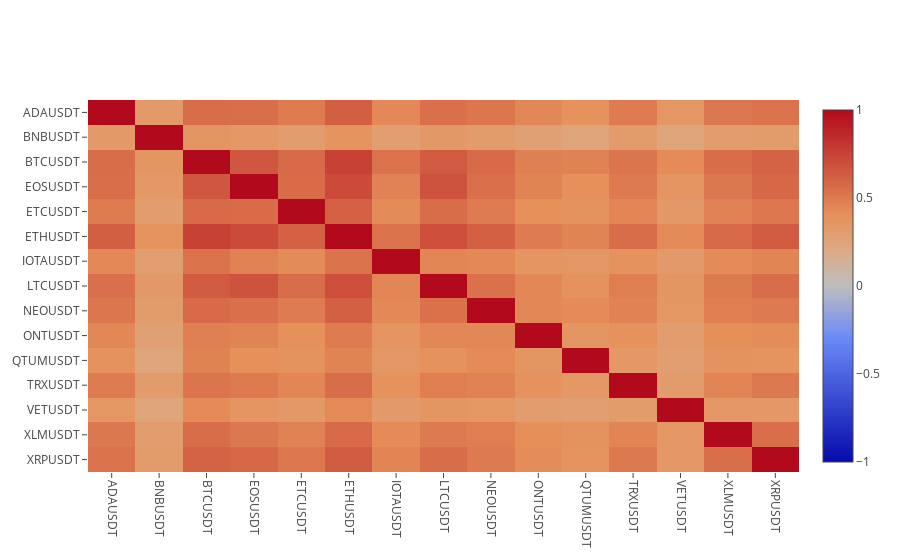
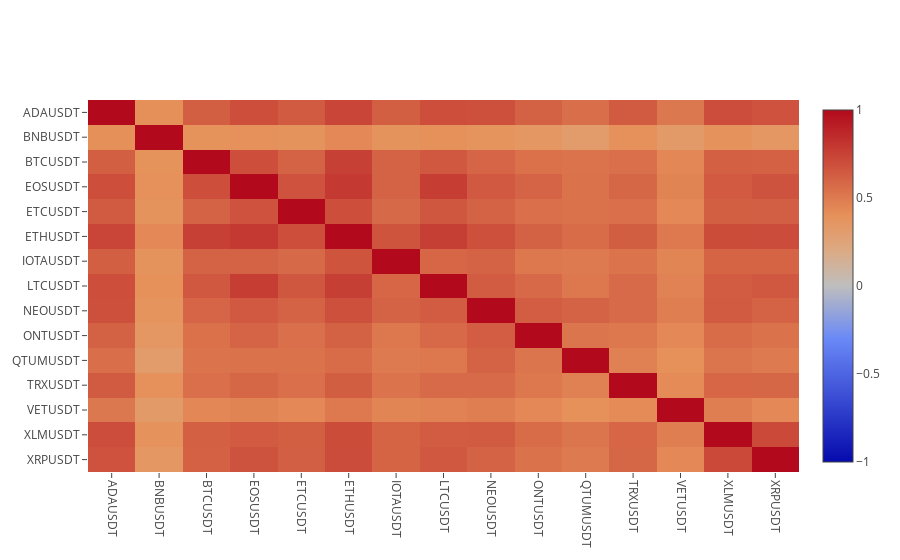
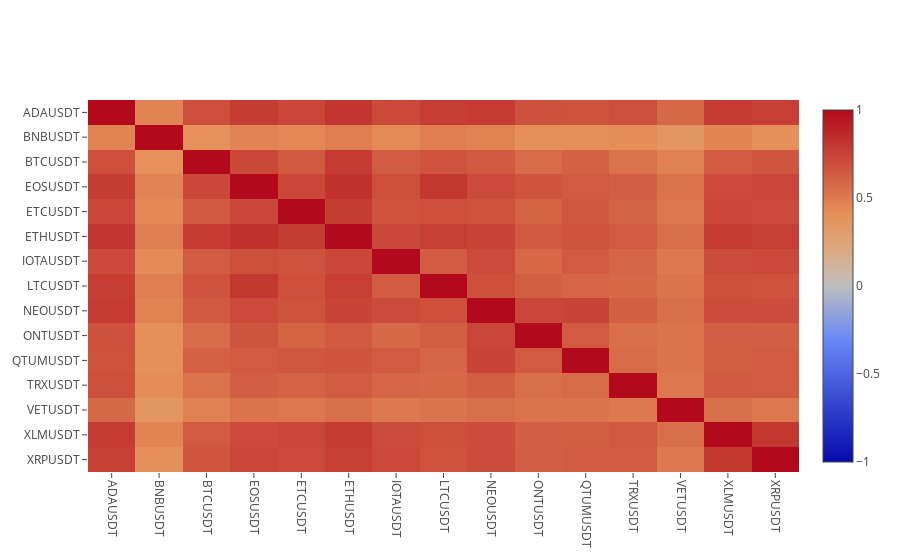

The notebook cell these images were saved under, in order:
### Markdown cell above
#### Cross-sectional correlations

- The returns become more correlated when the lookback is bigger (as expected)
- The binance coin (BNB) seems more isolated from the other coins

### Code cell
plt.plot_corr_heatmap(st.cross_correlation(data, 'r5'))
plt.plot_corr_heatmap(st.cross_correlation(data, 'r60'))
plt.plot_corr_heatmap(st.cross_correlation(data, 'r720'))

### Figure 1 — Plotly figure (JSON) as saved in the notebook; plotly's stock layout.template omitted (floating-point values rounded to 4 significant figures; data arrays with more than 128 entries replaced by an {"elided": "..."} marker saying what was removed)
{"data": [{"colorscale": "RdBu", "type": "heatmap", "uid": "5a714a5c-bd0a-4bb1-934c-e15695a011dc", "x": ["ADAUSDT", "BNBUSDT", "BTCUSDT", "EOSUSDT", "ETCUSDT", "ETHUSDT", "IOTAUSDT", "LTCUSDT", "NEOUSDT", "ONTUSDT", "QTUMUSDT", "TRXUSDT", "VETUSDT", "XLMUSDT", "XRPUSDT"], "y": ["ADAUSDT", "BNBUSDT", "BTCUSDT", "EOSUSDT", "ETCUSDT", "ETHUSDT", "IOTAUSDT", "LTCUSDT", "NEOUSDT", "ONTUSDT", "QTUMUSDT", "TRXUSDT", "VETUSDT", "XLMUSDT", "XRPUSDT"], "z": {"elided": "15x15 float values"}, "zmax": 1, "zmin": -1}], "layout": {"autosize": true, "xaxis": {"automargin": true, "side": "bottom", "tickangle": 90}, "yaxis": {"automargin": true, "autorange": "reversed"}}}

### Figure 2 — Plotly figure (JSON) as saved in the notebook; plotly's stock layout.template omitted (floating-point values rounded to 4 significant figures; data arrays with more than 128 entries replaced by an {"elided": "..."} marker saying what was removed)
{"data": [{"colorscale": "RdBu", "type": "heatmap", "uid": "fb3e9fac-d557-49bd-9f7e-0bd088af901b", "x": ["ADAUSDT", "BNBUSDT", "BTCUSDT", "EOSUSDT", "ETCUSDT", "ETHUSDT", "IOTAUSDT", "LTCUSDT", "NEOUSDT", "ONTUSDT", "QTUMUSDT", "TRXUSDT", "VETUSDT", "XLMUSDT", "XRPUSDT"], "y": ["ADAUSDT", "BNBUSDT", "BTCUSDT", "EOSUSDT", "ETCUSDT", "ETHUSDT", "IOTAUSDT", "LTCUSDT", "NEOUSDT", "ONTUSDT", "QTUMUSDT", "TRXUSDT", "VETUSDT", "XLMUSDT", "XRPUSDT"], "z": {"elided": "15x15 float values"}, "zmax": 1, "zmin": -1}], "layout": {"autosize": true, "xaxis": {"automargin": true, "side": "bottom", "tickangle": 90}, "yaxis": {"automargin": true, "autorange": "reversed"}}}

### Figure 3 — Plotly figure (JSON) as saved in the notebook; plotly's stock layout.template omitted (floating-point values rounded to 4 significant figures; data arrays with more than 128 entries replaced by an {"elided": "..."} marker saying what was removed)
{"data": [{"colorscale": "RdBu", "type": "heatmap", "uid": "ff11cf02-c20e-4e5e-9f21-b7068c0f9042", "x": ["ADAUSDT", "BNBUSDT", "BTCUSDT", "EOSUSDT", "ETCUSDT", "ETHUSDT", "IOTAUSDT", "LTCUSDT", "NEOUSDT", "ONTUSDT", "QTUMUSDT", "TRXUSDT", "VETUSDT", "XLMUSDT", "XRPUSDT"], "y": ["ADAUSDT", "BNBUSDT", "BTCUSDT", "EOSUSDT", "ETCUSDT", "ETHUSDT", "IOTAUSDT", "LTCUSDT", "NEOUSDT", "ONTUSDT", "QTUMUSDT", "TRXUSDT", "VETUSDT", "XLMUSDT", "XRPUSDT"], "z": {"elided": "15x15 float values"}, "zmax": 1, "zmin": -1}], "layout": {"autosize": true, "xaxis": {"automargin": true, "side": "bottom", "tickangle": 90}, "yaxis": {"automargin": true, "autorange": "reversed"}}}
